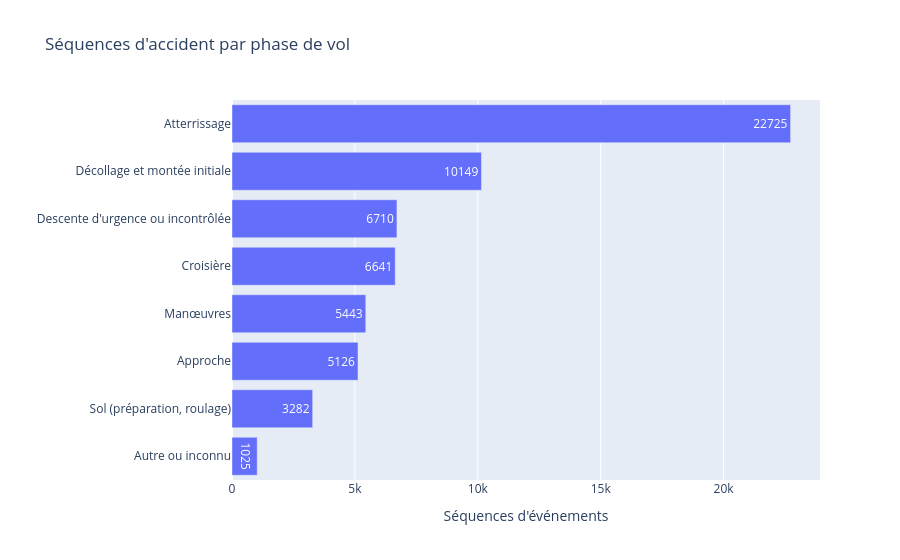

Notebook code for this chart:
### Markdown cell above
## 5. Phases de vol
Cette cellule dépend des noms de colonnes de `phases`. Si elle affiche un message, envoie-moi la sortie de la cellule 0.

### Code cell
cols = [r[1] for r in con.execute("PRAGMA table_info(phases)")]
col_famille = next((c for c in cols if "famille" in c.lower()), None)
if col_famille is None:
    print("Pas de colonne 'famille' dans phases. Colonnes :", cols)
else:
    df = sql(f"""SELECT p.{col_famille} AS famille, COUNT(*) AS lignes
                  FROM sequences s JOIN phases p USING(phase_no)
                  GROUP BY 1 ORDER BY lignes DESC""")
    fig = px.bar(df, x="lignes", y="famille", orientation="h", text="lignes",
                 labels={"lignes": "Séquences d'événements", "famille": ""},
                 title="Séquences d'accident par phase de vol")
    fig.update_layout(yaxis={"categoryorder": "total ascending"})
    sauver(fig, "05_phases")

### Figure 1 — Plotly figure (JSON) as saved in the notebook; plotly's stock layout.template omitted (floating-point values rounded to 4 significant figures)
{"data": [{"hovertemplate": "Séquences d'événements=%{text}<br>=%{y}<extra></extra>", "legendgroup": "", "marker": {"color": "#636efa", "pattern": {"shape": ""}}, "name": "", "orientation": "h", "showlegend": false, "text": [22720.0, 10150.0, 6710.0, 6641.0, 5443.0, 5126.0, 3282.0, 1025.0], "textposition": "auto", "type": "bar", "x": [22725, 10149, 6710, 6641, 5443, 5126, 3282, 1025], "xaxis": "x", "y": ["Atterrissage", "Décollage et montée initiale", "Descente d'urgence ou incontrôlée", "Croisière", "Manœuvres", "Approche", "Sol (préparation, roulage)", "Autre ou inconnu"], "yaxis": "y"}], "layout": {"barmode": "relative", "legend": {"tracegroupgap": 0}, "title": {"text": "Séquences d'accident par phase de vol"}, "xaxis": {"anchor": "y", "domain": [0, 1], "title": {"text": "Séquences d'événements"}}, "yaxis": {"anchor": "x", "categoryorder": "total ascending", "domain": [0, 1], "title": {"text": ""}}}}
